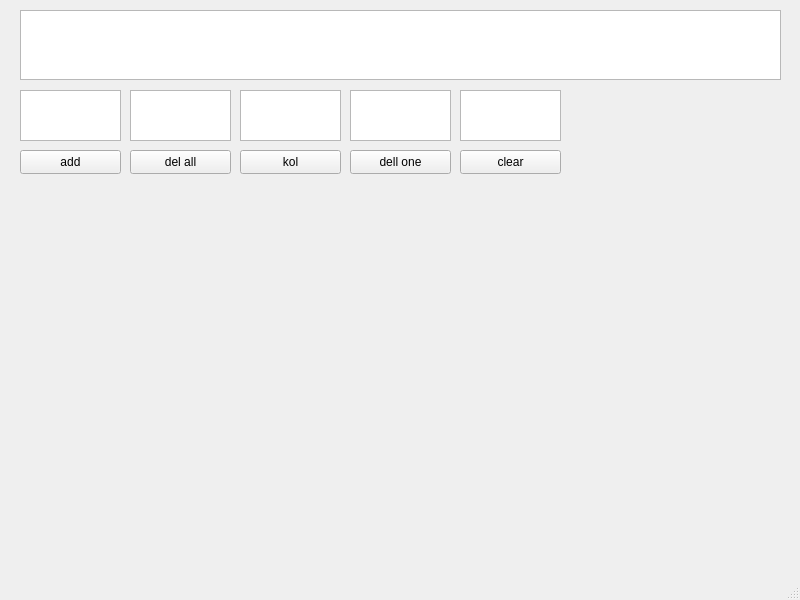
<?xml version="1.0" encoding="UTF-8"?>
<ui version="4.0">
 <class>MainWindow</class>
 <widget class="QMainWindow" name="MainWindow">
  <property name="geometry">
   <rect>
    <x>0</x>
    <y>0</y>
    <width>800</width>
    <height>600</height>
   </rect>
  </property>
  <property name="windowTitle">
   <string>MainWindow</string>
  </property>
  <widget class="QWidget" name="centralwidget">
   <widget class="QTextEdit" name="textEdit">
    <property name="geometry">
     <rect>
      <x>20</x>
      <y>10</y>
      <width>761</width>
      <height>70</height>
     </rect>
    </property>
   </widget>
   <widget class="QTextEdit" name="textEdit_2">
    <property name="geometry">
     <rect>
      <x>20</x>
      <y>90</y>
      <width>101</width>
      <height>51</height>
     </rect>
    </property>
   </widget>
   <widget class="QPushButton" name="pushButton">
    <property name="geometry">
     <rect>
      <x>20</x>
      <y>150</y>
      <width>101</width>
      <height>24</height>
     </rect>
    </property>
    <property name="text">
     <string>add</string>
    </property>
   </widget>
   <widget class="QPushButton" name="pushButton_2">
    <property name="geometry">
     <rect>
      <x>130</x>
      <y>150</y>
      <width>101</width>
      <height>24</height>
     </rect>
    </property>
    <property name="text">
     <string>del all</string>
    </property>
   </widget>
   <widget class="QTextEdit" name="textEdit_3">
    <property name="geometry">
     <rect>
      <x>130</x>
      <y>90</y>
      <width>101</width>
      <height>51</height>
     </rect>
    </property>
   </widget>
   <widget class="QTextEdit" name="textEdit_4">
    <property name="geometry">
     <rect>
      <x>240</x>
      <y>90</y>
      <width>101</width>
      <height>51</height>
     </rect>
    </property>
   </widget>
   <widget class="QPushButton" name="pushButton_3">
    <property name="geometry">
     <rect>
      <x>240</x>
      <y>150</y>
      <width>101</width>
      <height>24</height>
     </rect>
    </property>
    <property name="text">
     <string>kol</string>
    </property>
   </widget>
   <widget class="QTextEdit" name="textEdit_5">
    <property name="geometry">
     <rect>
      <x>350</x>
      <y>90</y>
      <width>101</width>
      <height>51</height>
     </rect>
    </property>
   </widget>
   <widget class="QPushButton" name="pushButton_4">
    <property name="geometry">
     <rect>
      <x>350</x>
      <y>150</y>
      <width>101</width>
      <height>24</height>
     </rect>
    </property>
    <property name="text">
     <string>dell one</string>
    </property>
   </widget>
   <widget class="QTextEdit" name="textEdit_6">
    <property name="geometry">
     <rect>
      <x>460</x>
      <y>90</y>
      <width>101</width>
      <height>51</height>
     </rect>
    </property>
   </widget>
   <widget class="QPushButton" name="pushButton_5">
    <property name="geometry">
     <rect>
      <x>460</x>
      <y>150</y>
      <width>101</width>
      <height>24</height>
     </rect>
    </property>
    <property name="text">
     <string>clear</string>
    </property>
   </widget>
  </widget>
  <widget class="QMenuBar" name="menubar">
   <property name="geometry">
    <rect>
     <x>0</x>
     <y>0</y>
     <width>800</width>
     <height>21</height>
    </rect>
   </property>
  </widget>
  <widget class="QStatusBar" name="statusbar"/>
 </widget>
 <resources/>
 <connections/>
</ui>
